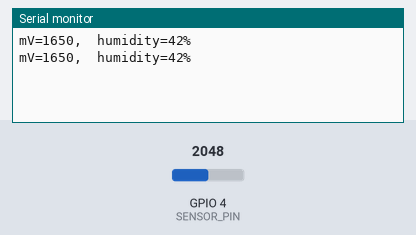
Recording of a program running on a simulated ESP32-S3. Parts: the last lines printed to the serial monitor. The inputs (shaded band) are chosen by the test bench; at power-on: GPIO 4 (SENSOR_PIN) = 2048.

Above: at 1.2 s.
1.3 s: GPIO 4 (SENSOR_PIN) set to 2866
At 2.6 s:
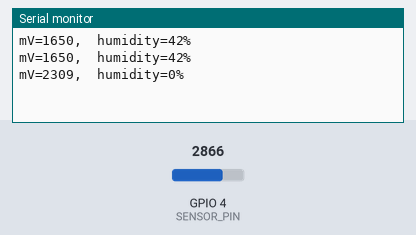
2.8 s: GPIO 4 (SENSOR_PIN) set to 3603
At 4.0 s:
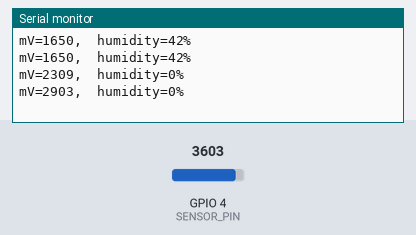
Timing chart, 0 to 5.8 s (numbered marks = the images above; inputs shaded):
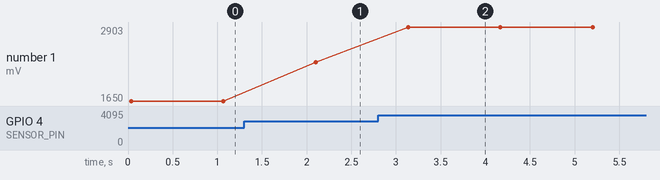

The program:

main.cpp
```cpp
#include <Arduino.h>

const int SENSOR_PIN = 4;

const int AVG_LEN = 16;

const int DRY_MV = 2200;
const int WET_MV = 900;

const int DRY_HUM_THR = 30;
const int MED_HUM_THR = 60;
const int OK_HUM_THR = 90;

enum class Status { DRY, MEDIUM, OK, WET };


int avgMv(int, int);

int humidityPercentage(int);

Status humidityStatus(int);

void writeLed(Status);

void setup() {
    Serial.begin(115200);
}

void loop() {
    int avg_mv = avgMv(SENSOR_PIN, AVG_LEN);
    int hum_percentage = humidityPercentage(avg_mv);

    Serial.printf("mV=%d,  humidity=%d%%\n", avg_mv, hum_percentage);

    writeLed(humidityStatus(hum_percentage));
    delay(1000);
}

int avgMv(int pin, int avg_len) {
    int avg_mv=0;
    for(int i = 0; i < avg_len; i++) {
        avg_mv += analogReadMilliVolts(pin);
        delay(2);
    }
    return avg_mv / avg_len;
}

int humidityPercentage(int mv) {
    int percentage = (DRY_MV - mv) * 100 / (DRY_MV - WET_MV);
    return constrain(percentage, 0, 100);
}

Status humidityStatus(int hum_perc) {
    if (hum_perc <= DRY_HUM_THR)
        return Status::DRY;
    if (hum_perc <= MED_HUM_THR)
        return Status::MEDIUM;
    if (hum_perc <= OK_HUM_THR)
        return Status::OK;
    return Status::WET;
}

void writeLed(Status status) {
    switch(status){
        case Status::DRY:
            rgbLedWrite(RGB_BUILTIN, 128, 0, 0);
            break;
        case Status::MEDIUM:
            rgbLedWrite(RGB_BUILTIN, 96, 32, 0);
            break;
        case Status::OK:
            rgbLedWrite(RGB_BUILTIN, 0, 128, 0);
            break;
        case Status::WET:
            rgbLedWrite(RGB_BUILTIN, 0, 0, 128);
            break;
    }
}
```

Measured:
- after the input at 1.3 s, the serial monitor: prints a new line after 0.80 s (image 1)
- after the input at 2.8 s, the serial monitor: prints a new line after 0.34 s (image 2)
- plotted number 1: 1650 → 2309 after the input at 1.3 s, 2309 → 2903 after the input at 2.8 s
